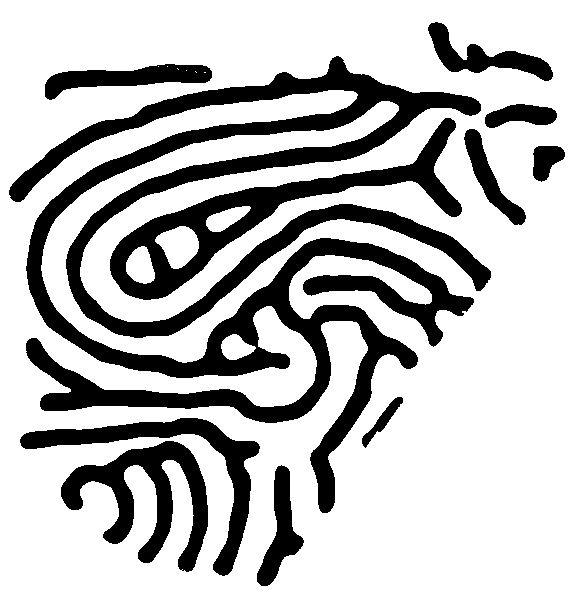
#> input picture binary.png, 572 x 601 px
$ jupyter execute demo_gey_keypoint.ipynb
#> lines starting #> are read from the running program, lines starting #| are printed output that depends on the picture; after the words box and inside, x2 and y2 are one past the last pixel; in counts of white or black regions, pixels touching at a corner belong together
[cell 1]
import cv2
import numpy as np
import matplotlib.pyplot as plt
from skimage.morphology import skeletonize

[cell 2]
curve_img = cv2.imread('binary.png', 0)
#> curve_img: shape (601, 572); 73.7% white; 11 black regions, largest, box (x1, y1, x2, y2) and area: (9, 56, 491, 513) 54229, (110, 118, 462, 300) 11233, (61, 441, 208, 572) 7199
curve_img = 255 - curve_img
plt.imshow(curve_img, cmap='gray')

[cell 3]
binary_img = np.zeros(curve_img.shape, np.uint8)
binary_img[curve_img < 128] = 0
binary_img[curve_img >= 128] = 1
skel_bool = skeletonize(binary_img)
skel_img = np.zeros(curve_img.shape, np.uint8)
skel_img[skel_bool==True] = 255
plt.imshow(skel_img, cmap='gray')
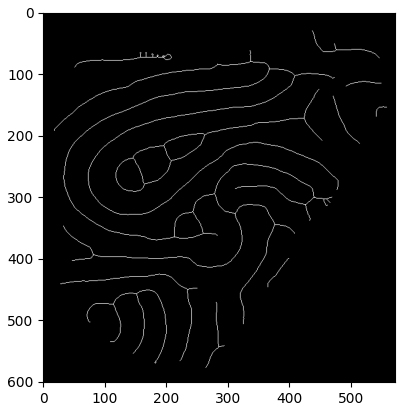
#> figure drawn by matplotlib, 1 panel

[cell 4]
# Select one skeleton pixel in each grid
grid_size = 30
skel_point_list = list()
for x in range(0, skel_img.shape[0]-grid_size, grid_size):
    for y in range(0, skel_img.shape[1]-grid_size, grid_size):
        grid_img = skel_img[y:y+grid_size, x:x+grid_size]
        grid_center = np.array([grid_size/2, grid_size/2])
        skel_points = np.argwhere(grid_img == 255)
        if skel_points.shape[0] > 0:
            skel_point_list.append(skel_points[np.argmin(np.sum((skel_points - grid_center)**2, axis=1))] + np.array([y,x]))

[cell 5]
# Show selected pixels
vis_skel_img = cv2.cvtColor(skel_img, cv2.COLOR_GRAY2RGB)
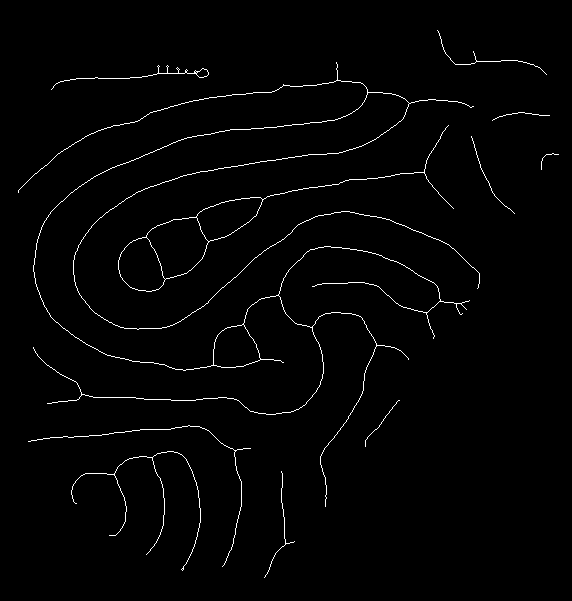
#> vis_skel_img: shape (601, 572, 3); 1.5% white in thin lines or dots, all inside (x1, y1, x2, y2) = (18, 30, 559, 578)
for p in skel_point_list:
    [py, px] = p
    cv2.circle(vis_skel_img, (px, py), 3, (255,0,0), -1)
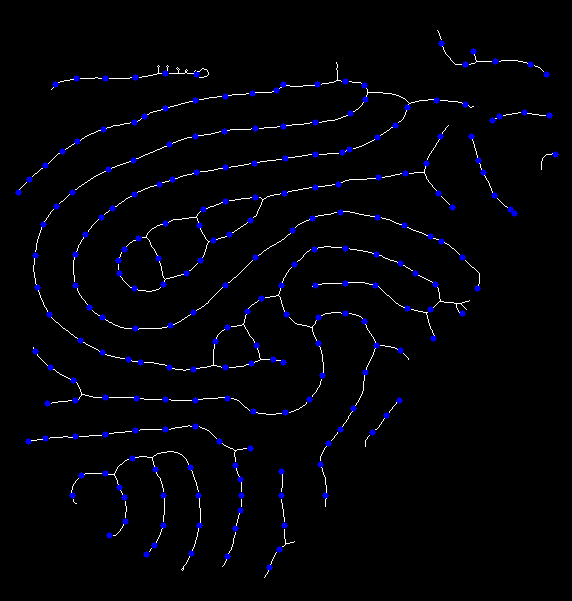
#> vis_skel_img: shape (601, 572, 3); 1.81% of pixels changed, all inside (x1, y1, x2, y2) = (15, 40, 559, 571)
plt.imshow(vis_skel_img, cmap='gray')
